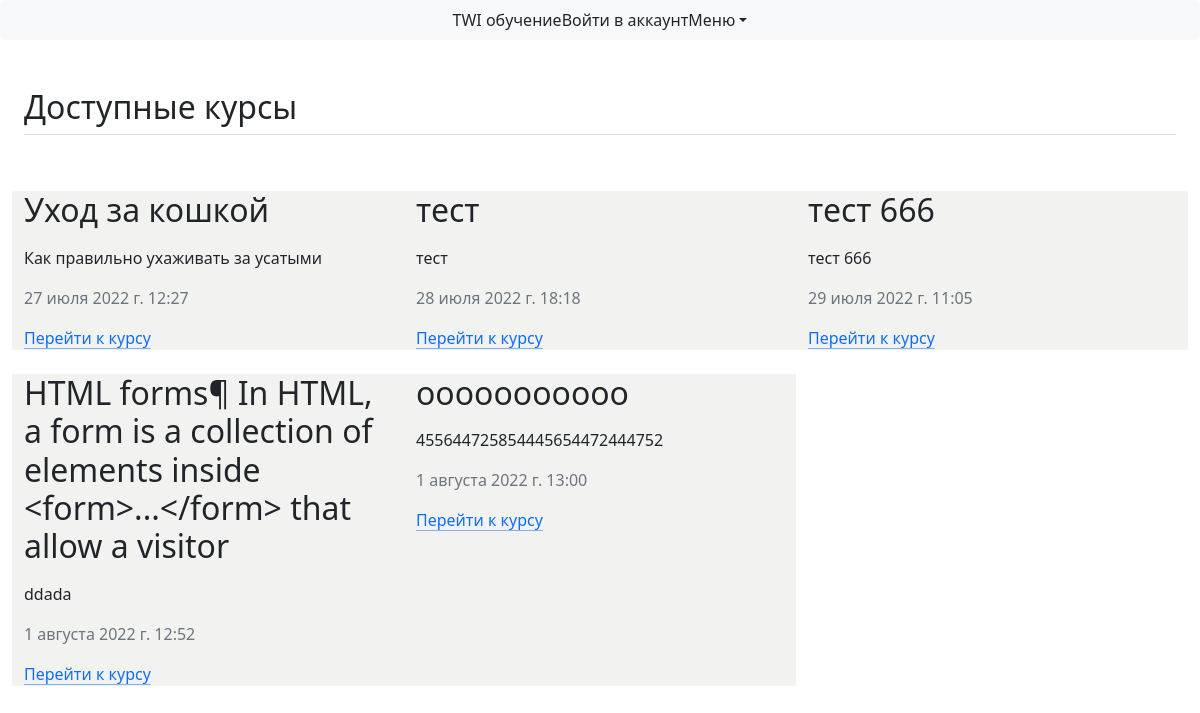
The page /courses_list/ on the database as committed earlier.
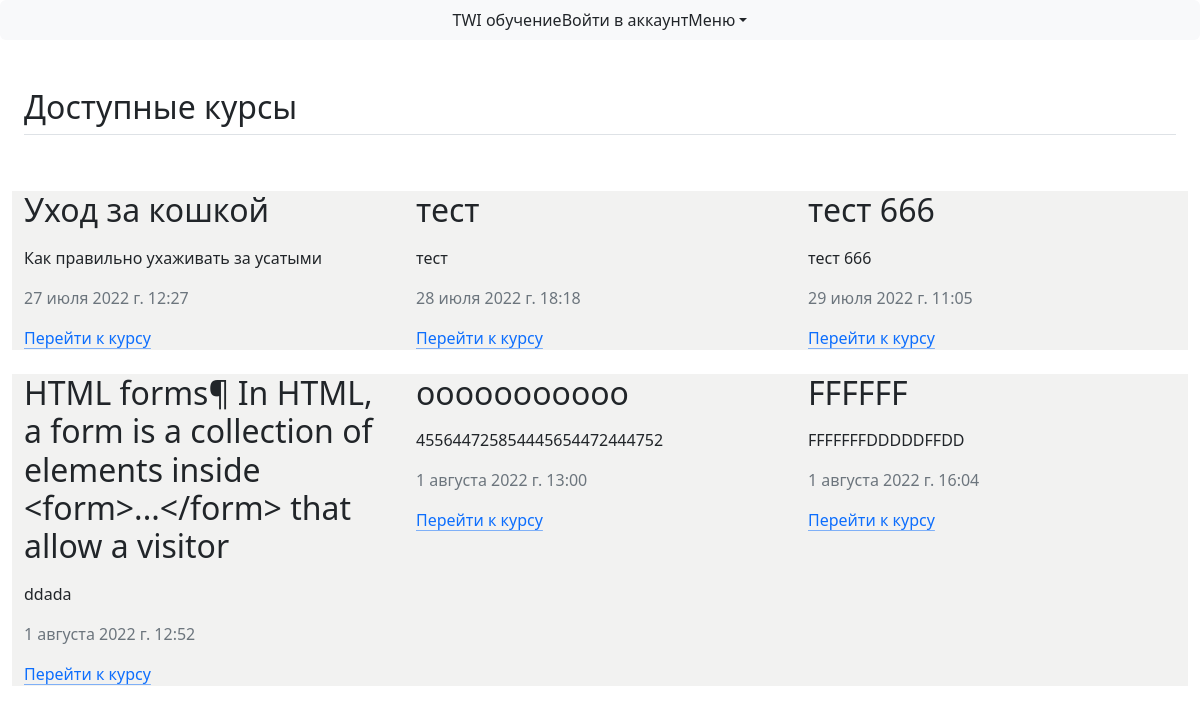
The same page on the database as committed later.
### courses/models.py (models this page shows, shortened)
class Course(models.Model):
    title = models.CharField(max_length=100)
    date_added = models.DateTimeField(auto_now_add=True)
    description = models.CharField(max_length=250)
    cover = models.ImageField(upload_to = 'media/courses/covers/static/', null=True)
    slug = AutoSlugField(populate_from='title', unique=True, db_index=True)

### courses/views.py (the view)
# urls.py: path('courses_list/', views.courses_list, name='courses_list'),
def courses_list(request):
    courses = Course.objects.all()
    return render(request, 'courses/courses_list.html', {'courses': courses})

### courses/templates/courses/courses_list.html (shortened to what this page needs)
{% extends 'courses/base.html' %}
   {% block content %}
   <div class="container-fluid px-4 py-5" id="featured-3">
      <h2 class="pb-2 border-bottom">Доступные курсы</h2>
      <div class="row g-4 py-5 row-cols-1 row-cols-lg-3">
         {% for course in courses %}
        <div class="feature col" style="background-color: #f1f1f0ec">
          <h2>{{course.title}}</h2>
          <p>{{course.description | linebreaks }}</p>
          <p class="text-secondary"> {{course.date_added}}</p>
          <a href="/courses/{{course.slug}}/" class="icon-link d-inline-flex align-items-center">
            Перейти к курсу
            <svg class="bi" width="1em" height="1em"><use xlink:href="#chevron-right"/></svg>
          </a>
        </div>
        <br>
        {% endfor %}
      </div>
    </div>
  {% endblock %}

Rows that differ between the two databases and show on the page:
added Course: title "FFFFFF", description "FFFFFFFDDDDDFFDD", date_added "1 августа 2022 г. 16:04"
